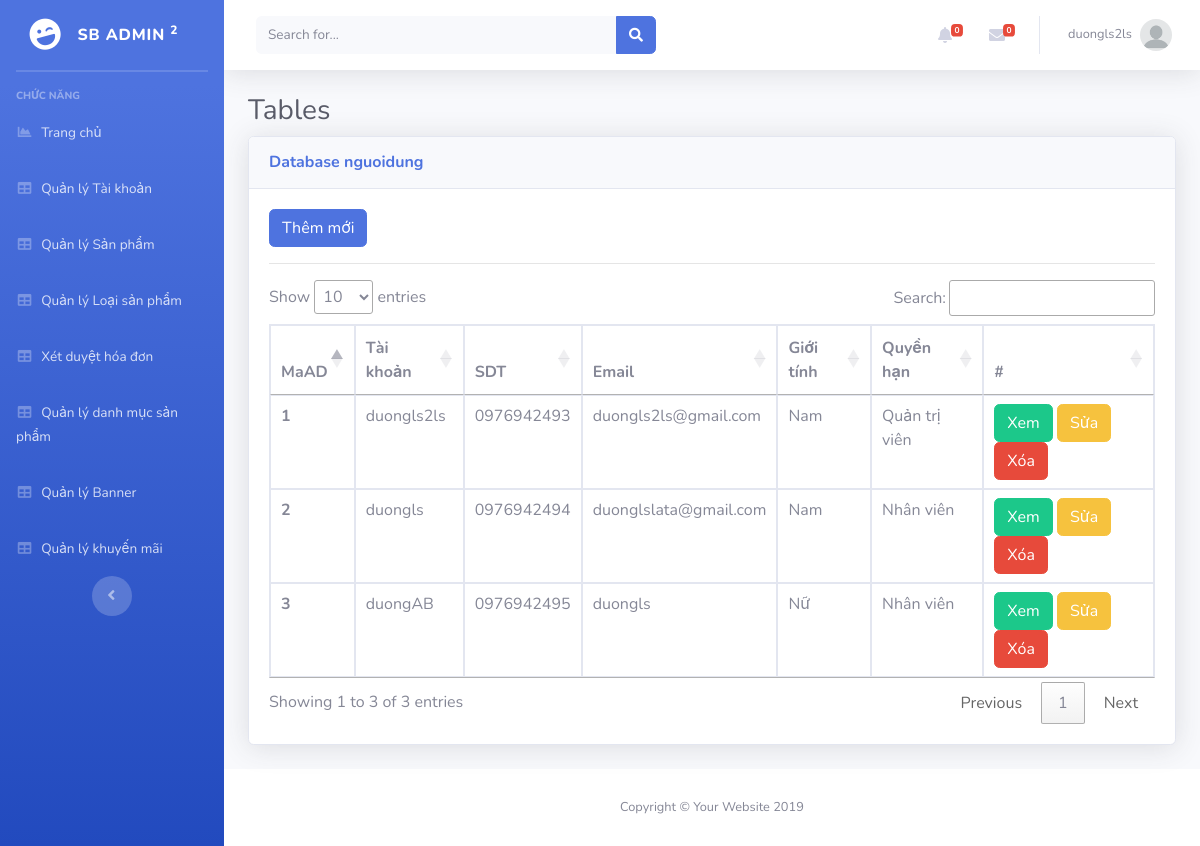
Page /Admin/index.php?mod=nguoidung (signed in) on the committed database.
### tables this page shows
CREATE TABLE `nguoidung`  (
  `MaND` int(11) NOT NULL AUTO_INCREMENT,
  `Ho` varchar(20) NOT NULL,
  `Ten` varchar(20) NOT NULL,
  `GioiTinh` varchar(10) NOT NULL,
  `SDT` varchar(20) NULL DEFAULT NULL,
  `Email` varchar(50) NOT NULL,
  `DiaChi` varchar(200) NOT NULL,
  `TaiKhoan` varchar(100) NOT NULL,
  `MatKhau` varchar(100) NOT NULL,
  `MaQuyen` int(11) NOT NULL,
  `TrangThai` int(11) NOT NULL,
  PRIMARY KEY (`MaND`) USING BTREE,
  INDEX `MaQuyen`(`MaQuyen`) USING BTREE,
  CONSTRAINT `nguoidung_ibfk_1` FOREIGN KEY (`MaQuyen`) REFERENCES `phanquyen` (`MaQuyen`) ON DELETE RESTRICT ON UPDATE RESTRICT
);

### Admin/MVC/controllers/NguoiDungController.php (called while the page is built, shortened)
<?php
class NguoiDungController
{
    var $nguoidung_model;
    public function __construct()
    {
        $this->nguoidung_model = new nguoidung();
    }
    public function list()
    {
        $data = $this->nguoidung_model->All();
        require_once("MVC/Views/Admin/index.php");
    }
}

### Admin/MVC/Models/connection.php (called while the page is built, shortened)
<?php
    class Connection{
        function __construct()
        {
            $severname ="localhost";
            $username ="root";
            $password ="";
            $db_name ="shopphone";
            $this->conn = new mysqli($severname,$username,$password,$db_name);
        }
    }
?>

### Admin/MVC/Models/model.php (called while the page is built, shortened)
<?php
require_once("connection.php");
class Model
{
    var $conn;
    var $table;
    function __construct()
    {
        $conn_obj = new Connection();
        $this->conn = $conn_obj->conn;
    }
    function All()
    {
        $query = "select * from $this->table ";
        $data = array();
        $resurt = $this->conn->query($query);
        while ($row = $resurt->fetch_assoc()) {
            $data[] = $row;
        }
        return $data;
    }
}

### Admin/MVC/Views/nguoidung/list.php (the view, shortened to what this page needs)
<a href="?mod=nguoidung&act=add" type="button" class="btn btn-primary">Thêm mới</a>
<hr>
<table class="table table-bordered" id="dataTable" width="100%" cellspacing="0">
  <thead>
    <tr>
      <th scope="col">MaAD</th>
      <th scope="col">Tài khoản</th>
      <th scope="col">SDT</th>
      <th scope="col">Email</th>
      <th scope="col">Giới tính</th>
      <th scope="col">Quyền hạn</th>
      <th>#</th>
    </tr>
  </thead>
  <tbody>
    <?php foreach ($data as $row) { ?>
      <tr>
        <th scope="row"><?= $row['MaND'] ?></th>
        <td><?= $row['TaiKhoan'] ?></td>
        <td><?= $row['SDT'] ?></td>
        <td><?= $row['Email'] ?></td>
        <td><?= $row['GioiTinh'] ?></td>
        <td>
          <?php
          if ($row['MaQuyen'] == 2) {
            echo 'Quản trị viên';
          } else {
            if ($row['MaQuyen'] == 1) {
              echo 'Khách hàng';
            } else {
              echo 'Nhân viên';
            }
          }
          ?>
        </td>
        <td>
          <a href="?mod=nguoidung&act=detail&id=<?= $row['MaND'] ?>" type="button" class="btn btn-success">Xem</a>
          <a href="?mod=nguoidung&act=edit&id=<?= $row['MaND'] ?>" type="button" class="btn btn-warning">Sửa</a>
          <a href="?mod=nguoidung&act=delete&id=<?= $row['MaND'] ?>" onclick="return confirm('Bạn có thật sự muốn xóa ?');" type="button" class="btn btn-danger">Xóa</a>
        </td>
      </tr>
    <?php } ?>
  </tbody>
</table>

### rows in the picture
nguoidung: MaND "1", TaiKhoan "duongls2ls", SDT "0976942493", Email "duongls2ls@gmail.com", GioiTinh "Nam", shows "Quản trị viên"
nguoidung: MaND "2", TaiKhoan "duongls", SDT "0976942494", Email "duonglslata@gmail.com", GioiTinh "Nam", shows "Nhân viên"
nguoidung: MaND "3", TaiKhoan "duongAB", SDT "0976942495", Email "duongls", GioiTinh "Nữ", shows "Nhân viên"

### other values in the picture
$_SESSION['admin']['TaiKhoan'] "duongls2ls"
$mod "nguoidung"
